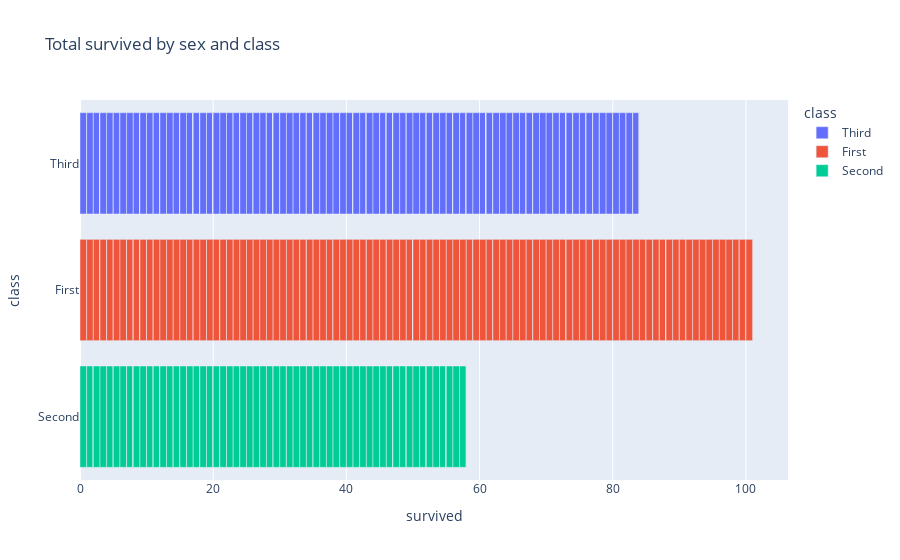

Here is the notebook cell this chart was saved with:
### Code cell
fig = px.bar(df, x='survived', y='class', title='Total survived by sex and class',color='class')
fig

### Figure 1 — Plotly figure (JSON) as saved in the notebook; plotly's stock layout.template omitted (floating-point values rounded to 4 significant figures; data arrays with more than 128 entries replaced by an {"elided": "..."} marker saying what was removed)
{"data": [{"alignmentgroup": "True", "hovertemplate": "class=%{y}<br>survived=%{x}<extra></extra>", "legendgroup": "Third", "marker": {"color": "#636efa", "pattern": {"shape": ""}}, "name": "Third", "offsetgroup": "Third", "orientation": "h", "showlegend": true, "textposition": "auto", "type": "bar", "x": {"elided": "341 int values"}, "xaxis": "x", "y": {"elided": "341 str values"}, "yaxis": "y"}, {"alignmentgroup": "True", "hovertemplate": "class=%{y}<br>survived=%{x}<extra></extra>", "legendgroup": "First", "marker": {"color": "#EF553B", "pattern": {"shape": ""}}, "name": "First", "offsetgroup": "First", "orientation": "h", "showlegend": true, "textposition": "auto", "type": "bar", "x": {"elided": "159 int values"}, "xaxis": "x", "y": {"elided": "159 str values"}, "yaxis": "y"}, {"alignmentgroup": "True", "hovertemplate": "class=%{y}<br>survived=%{x}<extra></extra>", "legendgroup": "Second", "marker": {"color": "#00cc96", "pattern": {"shape": ""}}, "name": "Second", "offsetgroup": "Second", "orientation": "h", "showlegend": true, "textposition": "auto", "type": "bar", "x": [1, 1, 0, 0, 0, 1, 1, 1, 0, 0, 1, 1, 0, 0, 0, 1, 0, 0, 0, 0, 0, 1, 1, 0, 1, 0, 0, 1, 0, 0, 0, 0, 0, 1, 1, 0, 1, 0, 0, 1, 0, 0, 0, 1, 1, 0, 0, 0, 1, 1, 0, 0, 0, 1, 0, 0, 0, 1, 0, 1, 1, 0, 1, 1, 1, 0, 1, 1, 0, 1, 1, 0, 0, 1, 1, 1, 1, 0, 1, 1, 1, 1, 0, 1, 1, 1, 0, 0, 1, 1, 1, 0, 0, 1, 1, 0, 0, 1, 1, 0, 0, 0, 1, 1, 0, 1, 0, 0, 0, 0, 1, 1, 0, 0, 0, 0, 1, 0, 0, 0, 0, 0, 0, 1, 1, 1, 0], "xaxis": "x", "y": ["Second", "Second", "Second", "Second", "Second", "Second", "Second", "Second", "Second", "Second", "Second", "Second", "Second", "Second", "Second", "Second", "Second", "Second", "Second", "Second", "Second", "Second", "Second", "Second", "Second", "Second", "Second", "Second", "Second", "Second", "Second", "Second", "Second", "Second", "Second", "Second", "Second", "Second", "Second", "Second", "Second", "Second", "Second", "Second", "Second", "Second", "Second", "Second", "Second", "Second", "Second", "Second", "Second", "Second", "Second", "Second", "Second", "Second", "Second", "Second", "Second", "Second", "Second", "Second", "Second", "Second", "Second", "Second", "Second", "Second", "Second", "Second", "Second", "Second", "Second", "Second", "Second", "Second", "Second", "Second", "Second", "Second", "Second", "Second", "Second", "Second", "Second", "Second", "Second", "Second", "Second", "Second", "Second", "Second", "Second", "Second", "Second", "Second", "Second", "Second", "Second", "Second", "Second", "Second", "Second", "Second", "Second", "Second", "Second", "Second", "Second", "Second", "Second", "Second", "Second", "Second", "Second", "Second", "Second", "Second", "Second", "Second", "Second", "Second", "Second", "Second", "Second"], "yaxis": "y"}], "layout": {"barmode": "relative", "legend": {"title": {"text": "class"}, "tracegroupgap": 0}, "title": {"text": "Total survived by sex and class"}, "xaxis": {"anchor": "y", "domain": [0, 1], "title": {"text": "survived"}}, "yaxis": {"anchor": "x", "categoryarray": ["Second", "First", "Third"], "categoryorder": "array", "domain": [0, 1], "title": {"text": "class"}}}}
